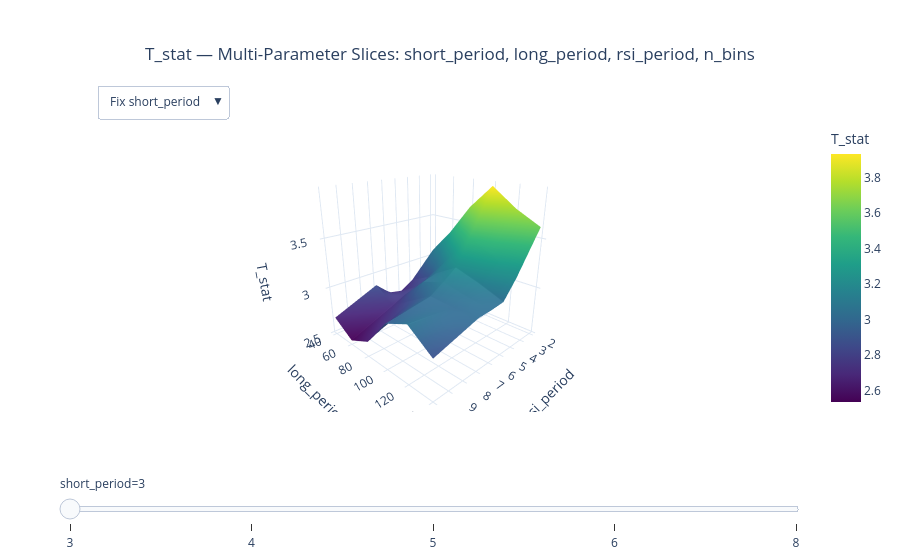

Notebook code for this chart:
### Markdown cell above
## 5. Interactive Visualizations

The appropriate plot is selected automatically based on grid dimensionality:
- 1D grid → raw + smoothed line with shaded stable regions
- 2D grid → heatmap with stability contour overlay
- 3D+ grid → heatmap slices with dropdown + slider controls

### Code cell
if report.plot_1d is not None:
    report.plot_1d.show()

if report.plot_2d is not None:
    report.plot_2d.show()

if report.plot_3d is not None:
    report.plot_3d.show()

### Figure 1 — Plotly figure (JSON) as saved in the notebook; plotly's stock layout.template omitted (floating-point values rounded to 4 significant figures)
{"data": [{"colorbar": {"title": {"text": "T_stat"}}, "colorscale": [[0, "#440154"], [0.1111, "#482878"], [0.2222, "#3e4989"], [0.3333, "#31688e"], [0.4444, "#26828e"], [0.5556, "#1f9e89"], [0.6667, "#35b779"], [0.7778, "#6ece58"], [0.8889, "#b5de2b"], [1, "#fde725"]], "hovertemplate": "<b>long_period</b>: %{y}<br><b>rsi_period</b>: %{x}<br><b>t_stat</b>: %{z:.4f}<br><b>short_period</b>=3<br><extra></extra>", "showscale": true, "type": "surface", "visible": true, "x": [2, 4, 5, 6, 7, 10], "y": [40, 60, 80, 100, 120, 140], "z": [[3.075, 2.779, 2.691, 2.727, 2.872, 2.677], [3.351, 2.898, 2.837, 2.796, 2.729, 2.536], [3.683, 3.178, 3.066, 3.028, 2.874, 2.646], [3.931, 3.462, 3.21, 3.109, 3.02, 2.948], [3.748, 3.367, 3.133, 3.058, 3.006, 3.056], [3.614, 3.204, 3.036, 3.02, 3.013, 2.886]]}, {"colorbar": {"title": {"text": "T_stat"}}, "colorscale": [[0, "#440154"], [0.1111, "#482878"], [0.2222, "#3e4989"], [0.3333, "#31688e"], [0.4444, "#26828e"], [0.5556, "#1f9e89"], [0.6667, "#35b779"], [0.7778, "#6ece58"], [0.8889, "#b5de2b"], [1, "#fde725"]], "hovertemplate": "<b>long_period</b>: %{y}<br><b>rsi_period</b>: %{x}<br><b>t_stat</b>: %{z:.4f}<br><b>short_period</b>=4<br><extra></extra>", "showscale": true, "type": "surface", "visible": false, "x": [2, 4, 5, 6, 7, 10], "y": [40, 60, 80, 100, 120, 140], "z": [[3.781, 3.86, 3.748, 3.456, 3.216, 2.735], [3.993, 3.723, 3.553, 3.315, 3.016, 2.511], [4.285, 3.742, 3.484, 3.365, 3.083, 2.538], [4.597, 4.145, 3.901, 3.785, 3.378, 2.674], [4.602, 4.258, 4.049, 3.765, 3.284, 2.748], [4.443, 3.976, 3.623, 3.263, 2.963, 2.533]]}, {"colorbar": {"title": {"text": "T_stat"}}, "colorscale": [[0, "#440154"], [0.1111, "#482878"], [0.2222, "#3e4989"], [0.3333, "#31688e"], [0.4444, "#26828e"], [0.5556, "#1f9e89"], [0.6667, "#35b779"], [0.7778, "#6ece58"], [0.8889, "#b5de2b"], [1, "#fde725"]], "hovertemplate": "<b>long_period</b>: %{y}<br><b>rsi_period</b>: %{x}<br><b>t_stat</b>: %{z:.4f}<br><b>short_period</b>=5<br><extra></extra>", "showscale": true, "type": "surface", "visible": false, "x": [2, 4, 5, 6, 7, 10], "y": [40, 60, 80, 100, 120, 140], "z": [[3.438, 3.695, 3.592, 3.134, 2.669, 2.316], [3.737, 3.727, 3.441, 3.098, 2.695, 2.336], [4.15, 3.772, 3.257, 2.905, 2.64, 2.302], [4.196, 3.696, 3.181, 2.812, 2.527, 2.134], [4.173, 3.609, 3.199, 2.745, 2.434, 2.15], [3.987, 3.211, 2.783, 2.397, 2.215, 2.127]]}, {"colorbar": {"title": {"text": "T_stat"}}, "colorscale": [[0, "#440154"], [0.1111, "#482878"], [0.2222, "#3e4989"], [0.3333, "#31688e"], [0.4444, "#26828e"], [0.5556, "#1f9e89"], [0.6667, "#35b779"], [0.7778, "#6ece58"], [0.8889, "#b5de2b"], [1, "#fde725"]], "hovertemplate": "<b>long_period</b>: %{y}<br><b>rsi_period</b>: %{x}<br><b>t_stat</b>: %{z:.4f}<br><b>short_period</b>=6<br><extra></extra>", "showscale": true, "type": "surface", "visible": false, "x": [2, 4, 5, 6, 7, 10], "y": [40, 60, 80, 100, 120, 140], "z": [[2.966, 2.949, 2.825, 2.65, 2.335, 1.88], [3.355, 3.257, 3.037, 2.861, 2.519, 2.076], [3.704, 3.425, 2.908, 2.534, 2.276, 2.029], [3.611, 3.148, 2.581, 2.167, 2.031, 1.824], [3.642, 2.969, 2.541, 2.277, 2.068, 1.818], [3.292, 2.587, 2.266, 2.09, 1.83, 1.727]]}, {"colorbar": {"title": {"text": "T_stat"}}, "colorscale": [[0, "#440154"], [0.1111, "#482878"], [0.2222, "#3e4989"], [0.3333, "#31688e"], [0.4444, "#26828e"], [0.5556, "#1f9e89"], [0.6667, "#35b779"], [0.7778, "#6ece58"], [0.8889, "#b5de2b"], [1, "#fde725"]], "hovertemplate": "<b>long_period</b>: %{y}<br><b>rsi_period</b>: %{x}<br><b>t_stat</b>: %{z:.4f}<br><b>short_period</b>=8<br><extra></extra>", "showscale": true, "type": "surface", "visible": false, "x": [2, 4, 5, 6, 7, 10], "y": [40, 60, 80, 100, 120, 140], "z": [[2.457, 2.398, 2.399, 2.319, 2.072, 1.655], [2.858, 2.882, 2.786, 2.616, 2.274, 1.925], [3.002, 2.972, 2.681, 2.174, 1.834, 1.708], [2.788, 2.734, 2.365, 1.801, 1.533, 1.44], [2.855, 2.598, 2.139, 1.734, 1.483, 1.266], [2.38, 2.074, 1.754, 1.482, 1.176, 1.213]]}, {"colorbar": {"title": {"text": "T_stat"}}, "colorscale": [[0, "#440154"], [0.1111, "#482878"], [0.2222, "#3e4989"], [0.3333, "#31688e"], [0.4444, "#26828e"], [0.5556, "#1f9e89"], [0.6667, "#35b779"], [0.7778, "#6ece58"], [0.8889, "#b5de2b"], [1, "#fde725"]], "hovertemplate": "<b>short_period</b>: %{y}<br><b>rsi_period</b>: %{x}<br><b>t_stat</b>: %{z:.4f}<br><b>long_period</b>=40<br><extra></extra>", "showscale": true, "type": "surface", "visible": false, "x": [2, 4, 5, 6, 7, 10], "y": [3, 4, 5, 6, 8], "z": [[3.075, 2.779, 2.691, 2.727, 2.872, 2.677], [3.781, 3.86, 3.748, 3.456, 3.216, 2.735], [3.438, 3.695, 3.592, 3.134, 2.669, 2.316], [2.966, 2.949, 2.825, 2.65, 2.335, 1.88], [2.457, 2.398, 2.399, 2.319, 2.072, 1.655]]}, {"colorbar": {"title": {"text": "T_stat"}}, "colorscale": [[0, "#440154"], [0.1111, "#482878"], [0.2222, "#3e4989"], [0.3333, "#31688e"], [0.4444, "#26828e"], [0.5556, "#1f9e89"], [0.6667, "#35b779"], [0.7778, "#6ece58"], [0.8889, "#b5de2b"], [1, "#fde725"]], "hovertemplate": "<b>short_period</b>: %{y}<br><b>rsi_period</b>: %{x}<br><b>t_stat</b>: %{z:.4f}<br><b>long_period</b>=60<br><extra></extra>", "showscale": true, "type": "surface", "visible": false, "x": [2, 4, 5, 6, 7, 10], "y": [3, 4, 5, 6, 8], "z": [[3.351, 2.898, 2.837, 2.796, 2.729, 2.536], [3.993, 3.723, 3.553, 3.315, 3.016, 2.511], [3.737, 3.727, 3.441, 3.098, 2.695, 2.336], [3.355, 3.257, 3.037, 2.861, 2.519, 2.076], [2.858, 2.882, 2.786, 2.616, 2.274, 1.925]]}, {"colorbar": {"title": {"text": "T_stat"}}, "colorscale": [[0, "#440154"], [0.1111, "#482878"], [0.2222, "#3e4989"], [0.3333, "#31688e"], [0.4444, "#26828e"], [0.5556, "#1f9e89"], [0.6667, "#35b779"], [0.7778, "#6ece58"], [0.8889, "#b5de2b"], [1, "#fde725"]], "hovertemplate": "<b>short_period</b>: %{y}<br><b>rsi_period</b>: %{x}<br><b>t_stat</b>: %{z:.4f}<br><b>long_period</b>=80<br><extra></extra>", "showscale": true, "type": "surface", "visible": false, "x": [2, 4, 5, 6, 7, 10], "y": [3, 4, 5, 6, 8], "z": [[3.683, 3.178, 3.066, 3.028, 2.874, 2.646], [4.285, 3.742, 3.484, 3.365, 3.083, 2.538], [4.15, 3.772, 3.257, 2.905, 2.64, 2.302], [3.704, 3.425, 2.908, 2.534, 2.276, 2.029], [3.002, 2.972, 2.681, 2.174, 1.834, 1.708]]}, {"colorbar": {"title": {"text": "T_stat"}}, "colorscale": [[0, "#440154"], [0.1111, "#482878"], [0.2222, "#3e4989"], [0.3333, "#31688e"], [0.4444, "#26828e"], [0.5556, "#1f9e89"], [0.6667, "#35b779"], [0.7778, "#6ece58"], [0.8889, "#b5de2b"], [1, "#fde725"]], "hovertemplate": "<b>short_period</b>: %{y}<br><b>rsi_period</b>: %{x}<br><b>t_stat</b>: %{z:.4f}<br><b>long_period</b>=100<br><extra></extra>", "showscale": true, "type": "surface", "visible": false, "x": [2, 4, 5, 6, 7, 10], "y": [3, 4, 5, 6, 8], "z": [[3.931, 3.462, 3.21, 3.109, 3.02, 2.948], [4.597, 4.145, 3.901, 3.785, 3.378, 2.674], [4.196, 3.696, 3.181, 2.812, 2.527, 2.134], [3.611, 3.148, 2.581, 2.167, 2.031, 1.824], [2.788, 2.734, 2.365, 1.801, 1.533, 1.44]]}, {"colorbar": {"title": {"text": "T_stat"}}, "colorscale": [[0, "#440154"], [0.1111, "#482878"], [0.2222, "#3e4989"], [0.3333, "#31688e"], [0.4444, "#26828e"], [0.5556, "#1f9e89"], [0.6667, "#35b779"], [0.7778, "#6ece58"], [0.8889, "#b5de2b"], [1, "#fde725"]], "hovertemplate": "<b>short_period</b>: %{y}<br><b>rsi_period</b>: %{x}<br><b>t_stat</b>: %{z:.4f}<br><b>long_period</b>=120<br><extra></extra>", "showscale": true, "type": "surface", "visible": false, "x": [2, 4, 5, 6, 7, 10], "y": [3, 4, 5, 6, 8], "z": [[3.748, 3.367, 3.133, 3.058, 3.006, 3.056], [4.602, 4.258, 4.049, 3.765, 3.284, 2.748], [4.173, 3.609, 3.199, 2.745, 2.434, 2.15], [3.642, 2.969, 2.541, 2.277, 2.068, 1.818], [2.855, 2.598, 2.139, 1.734, 1.483, 1.266]]}, {"colorbar": {"title": {"text": "T_stat"}}, "colorscale": [[0, "#440154"], [0.1111, "#482878"], [0.2222, "#3e4989"], [0.3333, "#31688e"], [0.4444, "#26828e"], [0.5556, "#1f9e89"], [0.6667, "#35b779"], [0.7778, "#6ece58"], [0.8889, "#b5de2b"], [1, "#fde725"]], "hovertemplate": "<b>short_period</b>: %{y}<br><b>rsi_period</b>: %{x}<br><b>t_stat</b>: %{z:.4f}<br><b>long_period</b>=140<br><extra></extra>", "showscale": true, "type": "surface", "visible": false, "x": [2, 4, 5, 6, 7, 10], "y": [3, 4, 5, 6, 8], "z": [[3.614, 3.204, 3.036, 3.02, 3.013, 2.886], [4.443, 3.976, 3.623, 3.263, 2.963, 2.533], [3.987, 3.211, 2.783, 2.397, 2.215, 2.127], [3.292, 2.587, 2.266, 2.09, 1.83, 1.727], [2.38, 2.074, 1.754, 1.482, 1.176, 1.213]]}, {"colorbar": {"title": {"text": "T_stat"}}, "colorscale": [[0, "#440154"], [0.1111, "#482878"], [0.2222, "#3e4989"], [0.3333, "#31688e"], [0.4444, "#26828e"], [0.5556, "#1f9e89"], [0.6667, "#35b779"], [0.7778, "#6ece58"], [0.8889, "#b5de2b"], [1, "#fde725"]], "hovertemplate": "<b>short_period</b>: %{y}<br><b>long_period</b>: %{x}<br><b>t_stat</b>: %{z:.4f}<br><b>rsi_period</b>=2<br><extra></extra>", "showscale": true, "type": "surface", "visible": false, "x": [40, 60, 80, 100, 120, 140], "y": [3, 4, 5, 6, 8], "z": [[3.075, 3.351, 3.683, 3.931, 3.748, 3.614], [3.781, 3.993, 4.285, 4.597, 4.602, 4.443], [3.438, 3.737, 4.15, 4.196, 4.173, 3.987], [2.966, 3.355, 3.704, 3.611, 3.642, 3.292], [2.457, 2.858, 3.002, 2.788, 2.855, 2.38]]}, {"colorbar": {"title": {"text": "T_stat"}}, "colorscale": [[0, "#440154"], [0.1111, "#482878"], [0.2222, "#3e4989"], [0.3333, "#31688e"], [0.4444, "#26828e"], [0.5556, "#1f9e89"], [0.6667, "#35b779"], [0.7778, "#6ece58"], [0.8889, "#b5de2b"], [1, "#fde725"]], "hovertemplate": "<b>short_period</b>: %{y}<br><b>long_period</b>: %{x}<br><b>t_stat</b>: %{z:.4f}<br><b>rsi_period</b>=4<br><extra></extra>", "showscale": true, "type": "surface", "visible": false, "x": [40, 60, 80, 100, 120, 140], "y": [3, 4, 5, 6, 8], "z": [[2.779, 2.898, 3.178, 3.462, 3.367, 3.204], [3.86, 3.723, 3.742, 4.145, 4.258, 3.976], [3.695, 3.727, 3.772, 3.696, 3.609, 3.211], [2.949, 3.257, 3.425, 3.148, 2.969, 2.587], [2.398, 2.882, 2.972, 2.734, 2.598, 2.074]]}, {"colorbar": {"title": {"text": "T_stat"}}, "colorscale": [[0, "#440154"], [0.1111, "#482878"], [0.2222, "#3e4989"], [0.3333, "#31688e"], [0.4444, "#26828e"], [0.5556, "#1f9e89"], [0.6667, "#35b779"], [0.7778, "#6ece58"], [0.8889, "#b5de2b"], [1, "#fde725"]], "hovertemplate": "<b>short_period</b>: %{y}<br><b>long_period</b>: %{x}<br><b>t_stat</b>: %{z:.4f}<br><b>rsi_period</b>=5<br><extra></extra>", "showscale": true, "type": "surface", "visible": false, "x": [40, 60, 80, 100, 120, 140], "y": [3, 4, 5, 6, 8], "z": [[2.691, 2.837, 3.066, 3.21, 3.133, 3.036], [3.748, 3.553, 3.484, 3.901, 4.049, 3.623], [3.592, 3.441, 3.257, 3.181, 3.199, 2.783], [2.825, 3.037, 2.908, 2.581, 2.541, 2.266], [2.399, 2.786, 2.681, 2.365, 2.139, 1.754]]}, {"colorbar": {"title": {"text": "T_stat"}}, "colorscale": [[0, "#440154"], [0.1111, "#482878"], [0.2222, "#3e4989"], [0.3333, "#31688e"], [0.4444, "#26828e"], [0.5556, "#1f9e89"], [0.6667, "#35b779"], [0.7778, "#6ece58"], [0.8889, "#b5de2b"], [1, "#fde725"]], "hovertemplate": "<b>short_period</b>: %{y}<br><b>long_period</b>: %{x}<br><b>t_stat</b>: %{z:.4f}<br><b>rsi_period</b>=6<br><extra></extra>", "showscale": true, "type": "surface", "visible": false, "x": [40, 60, 80, 100, 120, 140], "y": [3, 4, 5, 6, 8], "z": [[2.727, 2.796, 3.028, 3.109, 3.058, 3.02], [3.456, 3.315, 3.365, 3.785, 3.765, 3.263], [3.134, 3.098, 2.905, 2.812, 2.745, 2.397], [2.65, 2.861, 2.534, 2.167, 2.277, 2.09], [2.319, 2.616, 2.174, 1.801, 1.734, 1.482]]}, {"colorbar": {"title": {"text": "T_stat"}}, "colorscale": [[0, "#440154"], [0.1111, "#482878"], [0.2222, "#3e4989"], [0.3333, "#31688e"], [0.4444, "#26828e"], [0.5556, "#1f9e89"], [0.6667, "#35b779"], [0.7778, "#6ece58"], [0.8889, "#b5de2b"], [1, "#fde725"]], "hovertemplate": "<b>short_period</b>: %{y}<br><b>long_period</b>: %{x}<br><b>t_stat</b>: %{z:.4f}<br><b>rsi_period</b>=7<br><extra></extra>", "showscale": true, "type": "surface", "visible": false, "x": [40, 60, 80, 100, 120, 140], "y": [3, 4, 5, 6, 8], "z": [[2.872, 2.729, 2.874, 3.02, 3.006, 3.013], [3.216, 3.016, 3.083, 3.378, 3.284, 2.963], [2.669, 2.695, 2.64, 2.527, 2.434, 2.215], [2.335, 2.519, 2.276, 2.031, 2.068, 1.83], [2.072, 2.274, 1.834, 1.533, 1.483, 1.176]]}, {"colorbar": {"title": {"text": "T_stat"}}, "colorscale": [[0, "#440154"], [0.1111, "#482878"], [0.2222, "#3e4989"], [0.3333, "#31688e"], [0.4444, "#26828e"], [0.5556, "#1f9e89"], [0.6667, "#35b779"], [0.7778, "#6ece58"], [0.8889, "#b5de2b"], [1, "#fde725"]], "hovertemplate": "<b>short_period</b>: %{y}<br><b>long_period</b>: %{x}<br><b>t_stat</b>: %{z:.4f}<br><b>rsi_period</b>=10<br><extra></extra>", "showscale": true, "type": "surface", "visible": false, "x": [40, 60, 80, 100, 120, 140], "y": [3, 4, 5, 6, 8], "z": [[2.677, 2.536, 2.646, 2.948, 3.056, 2.886], [2.735, 2.511, 2.538, 2.674, 2.748, 2.533], [2.316, 2.336, 2.302, 2.134, 2.15, 2.127], [1.88, 2.076, 2.029, 1.824, 1.818, 1.727], [1.655, 1.925, 1.708, 1.44, 1.266, 1.213]]}, {"colorbar": {"title": {"text": "T_stat"}}, "colorscale": [[0, "#440154"], [0.1111, "#482878"], [0.2222, "#3e4989"], [0.3333, "#31688e"], [0.4444, "#26828e"], [0.5556, "#1f9e89"], [0.6667, "#35b779"], [0.7778, "#6ece58"], [0.8889, "#b5de2b"], [1, "#fde725"]], "hovertemplate": "<b>short_period</b>: %{y}<br><b>long_period</b>: %{x}<br><b>t_stat</b>: %{z:.4f}<br><b>n_bins</b>=10<br><extra></extra>", "showscale": true, "type": "surface", "visible": false, "x": [40, 60, 80, 100, 120, 140], "y": [3, 4, 5, 6, 8], "z": [[2.744, 2.765, 2.993, 3.34, 3.342, 3.234], [3.328, 3.202, 3.405, 3.746, 3.781, 3.434], [3.037, 3.055, 3.127, 3.042, 2.998, 2.734], [2.666, 2.827, 2.771, 2.479, 2.448, 2.235], [2.413, 2.611, 2.433, 2.154, 2.025, 1.688]]}, {"colorbar": {"title": {"text": "T_stat"}}, "colorscale": [[0, "#440154"], [0.1111, "#482878"], [0.2222, "#3e4989"], [0.3333, "#31688e"], [0.4444, "#26828e"], [0.5556, "#1f9e89"], [0.6667, "#35b779"], [0.7778, "#6ece58"], [0.8889, "#b5de2b"], [1, "#fde725"]], "hovertemplate": "<b>short_period</b>: %{y}<br><b>long_period</b>: %{x}<br><b>t_stat</b>: %{z:.4f}<br><b>n_bins</b>=11<br><extra></extra>", "showscale": true, "type": "surface", "visible": false, "x": [40, 60, 80, 100, 120, 140], "y": [3, 4, 5, 6, 8], "z": [[2.808, 2.859, 3.084, 3.286, 3.227, 3.13], [3.48, 3.352, 3.406, 3.778, 3.816, 3.474], [3.147, 3.19, 3.187, 3.084, 3.057, 2.772], [2.585, 2.883, 2.841, 2.551, 2.549, 2.318], [2.193, 2.576, 2.417, 2.089, 2.023, 1.696]]}, {"colorbar": {"title": {"text": "T_stat"}}, "colorscale": [[0, "#440154"], [0.1111, "#482878"], [0.2222, "#3e4989"], [0.3333, "#31688e"], [0.4444, "#26828e"], [0.5556, "#1f9e89"], [0.6667, "#35b779"], [0.7778, "#6ece58"], [0.8889, "#b5de2b"], [1, "#fde725"]], "hovertemplate": "<b>short_period</b>: %{y}<br><b>long_period</b>: %{x}<br><b>t_stat</b>: %{z:.4f}<br><b>n_bins</b>=12<br><extra></extra>", "showscale": true, "type": "surface", "visible": false, "x": [40, 60, 80, 100, 120, 140], "y": [3, 4, 5, 6, 8], "z": [[2.857, 2.95, 3.161, 3.214, 3.115, 3.022], [3.591, 3.502, 3.438, 3.715, 3.756, 3.493], [3.238, 3.272, 3.199, 3.147, 3.1, 2.854], [2.552, 2.843, 2.827, 2.651, 2.661, 2.343], [2.044, 2.484, 2.335, 2.087, 1.99, 1.655]]}], "layout": {"margin": {"b": 100, "l": 60, "r": 60, "t": 120}, "scene": {"aspectmode": "auto", "camera": {"center": {"x": 0, "y": 0, "z": 0}, "eye": {"x": 1.5, "y": 1.5, "z": 0.8}, "up": {"x": 0, "y": 0, "z": 1}}, "xaxis": {"title": {"text": "rsi_period"}}, "yaxis": {"title": {"text": "long_period"}}, "zaxis": {"title": {"text": "T_stat"}}}, "sliders": [{"active": 0, "currentvalue": {"prefix": "short_period="}, "pad": {"t": 60}, "steps": [{"args": [{"visible": [true, false, false, false, false, false, false, false, false, false, false, false, false, false, false, false, false, false, false, false]}], "label": "3", "method": "update"}, {"args": [{"visible": [false, true, false, false, false, false, false, false, false, false, false, false, false, false, false, false, false, false, false, false]}], "label": "4", "method": "update"}, {"args": [{"visible": [false, false, true, false, false, false, false, false, false, false, false, false, false, false, false, false, false, false, false, false]}], "label": "5", "method": "update"}, {"args": [{"visible": [false, false, false, true, false, false, false, false, false, false, false, false, false, false, false, false, false, false, false, false]}], "label": "6", "method": "update"}, {"args": [{"visible": [false, false, false, false, true, false, false, false, false, false, false, false, false, false, false, false, false, false, false, false]}], "label": "8", "method": "update"}]}], "title": {"text": "T_stat — Multi-Parameter Slices: short_period, long_period, rsi_period, n_bins", "x": 0.5}, "updatemenus": [{"active": 0, "buttons": [{"args": [{"visible": [true, false, false, false, false, false, false, false, false, false, false, false, false, false, false, false, false, false, false, false]}, {"scene.xaxis.title": "rsi_period", "scene.yaxis.title": "long_period", "scene.zaxis.title": "T_stat", "sliders": [{"active": 0, "currentvalue": {"prefix": "short_period="}, "pad": {"t": 60}, "steps": [{"args": [{"visible": [true, false, false, false, false, false, false, false, false, false, false, false, false, false, false, false, false, false, false, false]}], "label": "3", "method": "update"}, {"args": [{"visible": [false, true, false, false, false, false, false, false, false, false, false, false, false, false, false, false, false, false, false, false]}], "label": "4", "method": "update"}, {"args": [{"visible": [false, false, true, false, false, false, false, false, false, false, false, false, false, false, false, false, false, false, false, false]}], "label": "5", "method": "update"}, {"args": [{"visible": [false, false, false, true, false, false, false, false, false, false, false, false, false, false, false, false, false, false, false, false]}], "label": "6", "method": "update"}, {"args": [{"visible": [false, false, false, false, true, false, false, false, false, false, false, false, false, false, false, false, false, false, false, false]}], "label": "8", "method": "update"}]}]}], "label": "Fix short_period", "method": "update"}, {"args": [{"visible": [false, false, false, false, false, true, false, false, false, false, false, false, false, false, false, false, false, false, false, false]}, {"scene.xaxis.title": "rsi_period", "scene.yaxis.title": "short_period", "scene.zaxis.title": "T_stat", "sliders": [{"active": 0, "currentvalue": {"prefix": "long_period="}, "pad": {"t": 60}, "steps": [{"args": [{"visible": [false, false, false, false, false, true, false, false, false, false, false, false, false, false, false, false, false, false, false, false]}], "label": "40", "method": "update"}, {"args": [{"visible": [false, false, false, false, false, false, true, false, false, false, false, false, false, false, false, false, false, false, false, false]}], "label": "60", "method": "update"}, {"args": [{"visible": [false, false, false, false, false, false, false, true, false, false, false, false, false, false, false, false, false, false, false, false]}], "label": "80", "method": "update"}, {"args": [{"visible": [false, false, false, false, false, false, false, false, true, false, false, false, false, false, false, false, false, false, false, false]}], "label": "100", "method": "update"}, {"args": [{"visible": [false, false, false, false, false, false, false, false, false, true, false, false, false, false, false, false, false, false, false, false]}], "label": "120", "method": "update"}, {"args": [{"visible": [false, false, false, false, false, false, false, false, false, false, true, false, false, false, false, false, false, false, false, false]}], "label": "140", "method": "update"}]}]}], "label": "Fix long_period", "method": "update"}, {"args": [{"visible": [false, false, false, false, false, false, false, false, false, false, false, true, false, false, false, false, false, false, false, false]}, {"scene.xaxis.title": "long_period", "scene.yaxis.title": "short_period", "scene.zaxis.title": "T_stat", "sliders": [{"active": 0, "currentvalue": {"prefix": "rsi_period="}, "pad": {"t": 60}, "steps": [{"args": [{"visible": [false, false, false, false, false, false, false, false, false, false, false, true, false, false, false, false, false, false, false, false]}], "label": "2", "method": "update"}, {"args": [{"visible": [false, false, false, false, false, false, false, false, false, false, false, false, true, false, false, false, false, false, false, false]}], "label": "4", "method": "update"}, {"args": [{"visible": [false, false, false, false, false, false, false, false, false, false, false, false, false, true, false, false, false, false, false, false]}], "label": "5", "method": "update"}, {"args": [{"visible": [false, false, false, false, false, false, false, false, false, false, false, false, false, false, true, false, false, false, false, false]}], "label": "6", "method": "update"}, {"args": [{"visible": [false, false, false, false, false, false, false, false, false, false, false, false, false, false, false, true, false, false, false, false]}], "label": "7", "method": "update"}, {"args": [{"visible": [false, false, false, false, false, false, false, false, false, false, false, false, false, false, false, false, true, false, false, false]}], "label": "10", "method": "update"}]}]}], "label": "Fix rsi_period", "method": "update"}, {"args": [{"visible": [false, false, false, false, false, false, false, false, false, false, false, false, false, false, false, false, false, true, false, false]}, {"scene.xaxis.title": "long_period", "scene.yaxis.title": "short_period", "scene.zaxis.title": "T_stat", "sliders": [{"active": 0, "currentvalue": {"prefix": "n_bins="}, "pad": {"t": 60}, "steps": [{"args": [{"visible": [false, false, false, false, false, false, false, false, false, false, false, false, false, false, false, false, false, true, false, false]}], "label": "10", "method": "update"}, {"args": [{"visible": [false, false, false, false, false, false, false, false, false, false, false, false, false, false, false, false, false, false, true, false]}], "label": "11", "method": "update"}, {"args": [{"visible": [false, false, false, false, false, false, false, false, false, false, false, false, false, false, false, false, false, false, false, true]}], "label": "12", "method": "update"}]}]}], "label": "Fix n_bins", "method": "update"}], "direction": "down", "type": "dropdown", "x": 0.05, "xanchor": "left", "y": 1.12, "yanchor": "top"}]}}
